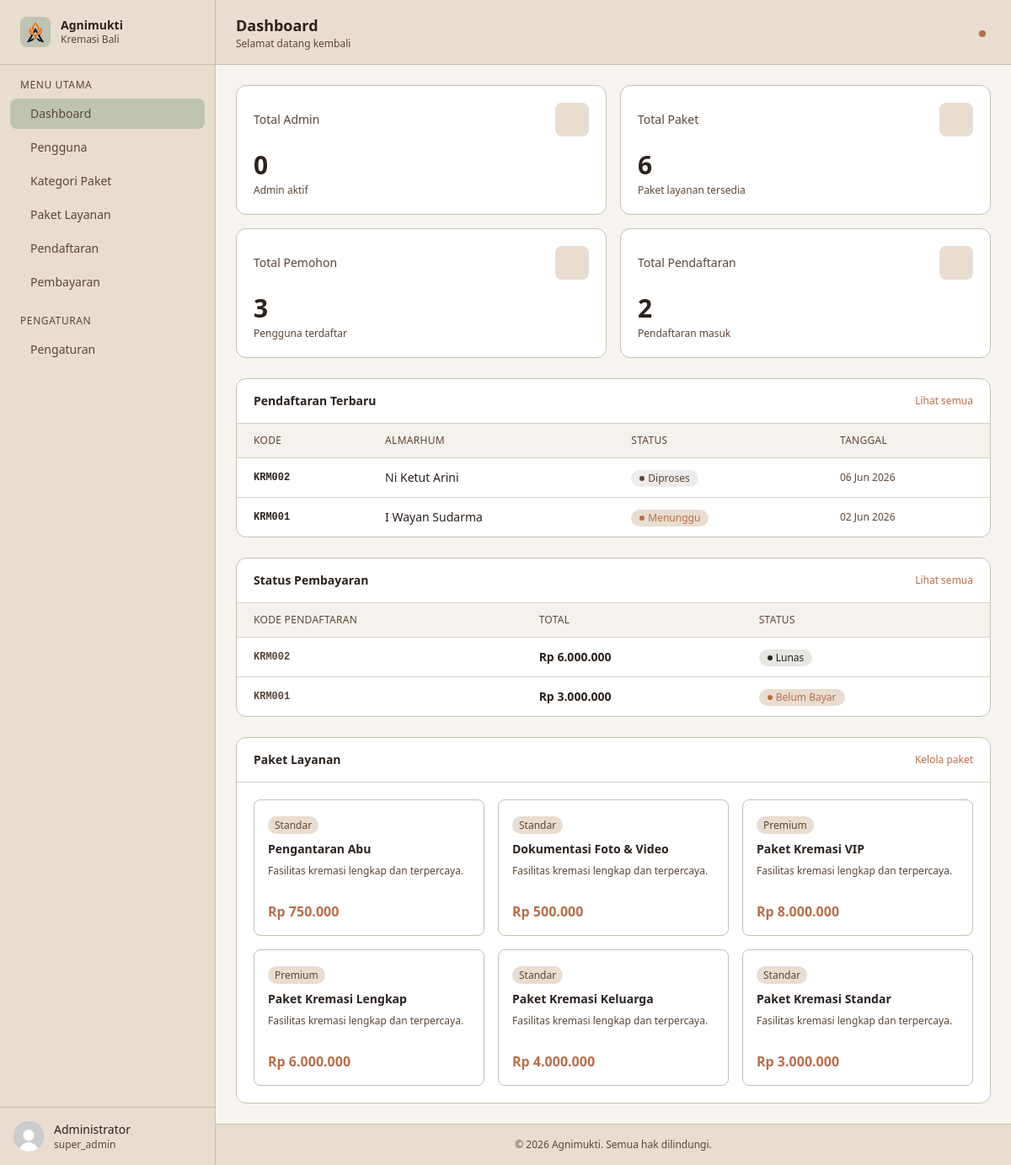
Page /admin (signed in) on the earlier database version.
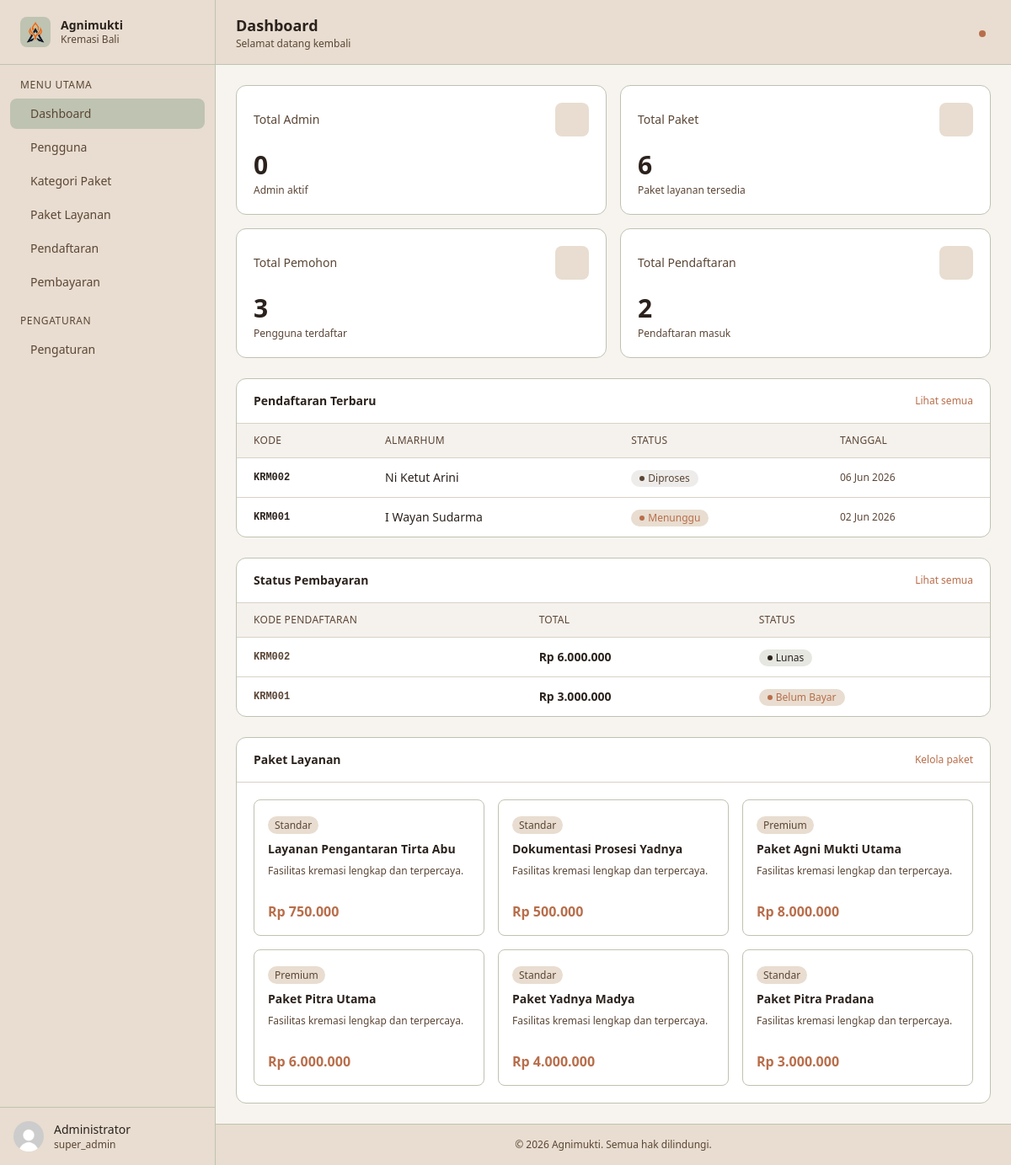
Same page on the later database version.
### tables this page shows
CREATE TABLE paket_layanan (
    id_paket INT AUTO_INCREMENT PRIMARY KEY,
    id_kategori INT NOT NULL,
    nama_paket VARCHAR(100) NOT NULL,
    harga DECIMAL(12,2) NOT NULL,
    fasilitas TEXT,
    created_at TIMESTAMP DEFAULT CURRENT_TIMESTAMP,

    CONSTRAINT fk_paket_kategori
    FOREIGN KEY (id_kategori)
    REFERENCES kategori_paket(id_kategori)
    ON UPDATE CASCADE
    ON DELETE RESTRICT
);

### config/Database.php (called while the page is built)
<?php
class Database {
    private $host = "localhost";
    private $username = "root";
    private $password = "";
    private $dbname   = "db_agnimukti";
    public function connect() {
        try {
            $pdo = new PDO(
                "mysql:host={$this->host};dbname={$this->dbname};charset=utf8mb4",
                $this->username,
                $this->password
            );
            $pdo->setAttribute(PDO::ATTR_ERRMODE, PDO::ERRMODE_EXCEPTION);
            return $pdo;
        } catch (PDOException $e) {
            die("Koneksi database gagal: " . $e->getMessage());
        }
    }
}
?>

### classes/Auth.php (called while the page is built, shortened)
<?php
require_once __DIR__ . '/../config/Database.php';
class Auth {
    public function checkLogin() {
    if (isset($_SESSION['user'])) {
        return [
            "status" => true,
            "message" => "User sudah login",
            "data" => $_SESSION['user']
        ];
    }
    return [
        "status" => false,
        "message" => "User belum login"
    ];
    }
}
?>

### classes/Users.php (called while the page is built, shortened)
<?php
require_once __DIR__ . '/../config/Database.php';
class Users {
    private $conn;
    public function __construct()
    {
        $database = new Database();
        $this->conn = $database->connect();
    }
    public function getAll() {
    $query = "SELECT * FROM users";
    $stmt = $this->conn->prepare($query);
    $stmt->execute();
    return $stmt->fetchAll(PDO::FETCH_ASSOC);
    }
}
?>

### classes/PaketLayanan.php (called while the page is built, shortened)
<?php
require_once __DIR__ . '/../config/Database.php';
class PaketLayanan
{
    private $conn;
    public function __construct()
    {
        $database = new Database();
        $this->conn = $database->connect();
    }
    public function getAll()
    {
        $sql = "SELECT
                    p.id_paket,
                    p.id_kategori,
                    k.nama_kategori,
                    p.nama_paket,
                    p.harga,
                    p.fasilitas
                FROM paket_layanan p
                JOIN kategori_paket k
                    ON p.id_kategori = k.id_kategori
                ORDER BY p.id_paket DESC";
        $stmt = $this->conn->prepare($sql);
        $stmt->execute();
        return $stmt->fetchAll(PDO::FETCH_ASSOC);
    }
}

### public/admin/pages/dashboard.php (the view, shortened to what the changed rows need)
<?php
require_once __DIR__ . '/../../../classes/Users.php';
require_once __DIR__ . '/../../../classes/PaketLayanan.php';
$userModel = new Users();
$paketModel = new PaketLayanan();
$listUser = $userModel->getAll();
$listPaket = $paketModel->getAll();
?>
<header class="bg-[#E8DDD0] border-b border-[#BFC3B1] px-6 py-4 flex items-center justify-between sticky top-0 z-30">
    <div>
        <h1 class="text-lg font-semibold text-[#2B221D]">Dashboard</h1>
    </div>
</header>
<main class="flex-1 p-6 space-y-6 bg-[#F5F1EC]/30">
    <div class="grid grid-cols-1 xl:grid-cols-2 gap-6">
        <div class="bg-white rounded-xl border border-[#BFC3B1]">
            <div class="px-5 py-4 border-b border-[#D8D2C6] flex items-center justify-between">
                <h2 class="text-sm font-semibold text-[#2B221D]">Pendaftaran Terbaru</h2>
            </div>
            <div class="overflow-x-auto">
                <table class="w-full text-sm">
                    <thead>
                        <tr class="bg-[#F5F1EC] text-left text-xs text-[#5B4636] uppercase tracking-wide border-b border-[#D8D2C6]">
                            <th class="px-5 py-3 font-medium">Kode</th>
                            <th class="px-5 py-3 font-medium">Almarhum</th>
                            <th class="px-5 py-3 font-medium">Status</th>
                            <th class="px-5 py-3 font-medium">Tanggal</th>
                        </tr>
                    </thead>
                </table>
            </div>
        </div>
        <div class="bg-white rounded-xl border border-[#BFC3B1]">
            <div class="px-5 py-4 border-b border-[#D8D2C6] flex items-center justify-between">
                <h2 class="text-sm font-semibold text-[#2B221D]">Status Pembayaran</h2>
            </div>
            <div class="overflow-x-auto">
                <table class="w-full text-sm">
                    <thead>
                        <tr class="bg-[#F5F1EC] text-left text-xs text-[#5B4636] uppercase tracking-wide border-b border-[#D8D2C6]">
                            <th class="px-5 py-3 font-medium">Kode Pendaftaran</th>
                            <th class="px-5 py-3 font-medium">Total</th>
                            <th class="px-5 py-3 font-medium">Status</th>
                        </tr>
                    </thead>
                </table>
            </div>
        </div>
    </div>
    <?php if (($authUser['data']['role'] ?? '') === 'super_admin'): ?>
        <div class="bg-white rounded-xl border border-[#BFC3B1]">
            <div class="px-5 py-4 border-b border-[#D8D2C6] flex items-center justify-between">
                <h2 class="text-sm font-semibold text-[#2B221D]">Paket Layanan</h2>
            </div>
            <div class="grid grid-cols-1 sm:grid-cols-2 lg:grid-cols-3 gap-4 p-5">
                <?php if(empty($listPaket)): ?>
                    <p class="text-xs text-[#5B4636] col-span-full text-center py-4">Belum ada paket layanan terdaftar di database.</p>
                <?php else: ?>
                    <?php foreach($listPaket as $paket): ?>
                    <div class="bg-white border border-[#BFC3B1] rounded-lg p-4 hover:border-[#B86E4B] transition-all hover:shadow-sm">
                        <div class="flex items-start justify-between mb-2">
                            <div>
                                <span class="text-xs font-medium bg-[#E8DDD0] text-[#5B4636] px-2 py-0.5 rounded-full">
                                    <?= ($paket['harga'] >= 5000000) ? 'Premium' : 'Standar'; ?>
                                </span>
                                <p class="text-sm font-semibold text-[#2B221D] mt-2"><?= htmlspecialchars($paket['nama_paket']); ?></p>
                            </div>
                        </div>
                        <p class="text-xs text-[#5B4636] mb-3 line-clamp-2 h-8"><?= htmlspecialchars($paket['deskripsi'] ?? 'Fasilitas kremasi lengkap dan terpercaya.'); ?></p>
                        <p class="text-base font-bold text-[#B86E4B]">Rp <?= number_format($paket['harga'], 0, ',', '.'); ?></p>
                    </div>
                    <?php endforeach; ?>
                <?php endif; ?>
            </div>
        </div>
    <?php endif; ?>
</main>

Differences in the rows shown:
changed paket_layanan: nama_paket "Pengantaran Abu" → "Layanan Pengantaran Tirta Abu"
changed paket_layanan: nama_paket "Dokumentasi Foto & Video" → "Dokumentasi Prosesi Yadnya"
changed paket_layanan: nama_paket "Paket Kremasi VIP" → "Paket Agni Mukti Utama"
changed paket_layanan: nama_paket "Paket Kremasi Lengkap" → "Paket Pitra Utama"
changed paket_layanan: nama_paket "Paket Kremasi Keluarga" → "Paket Yadnya Madya"
changed paket_layanan: nama_paket "Paket Kremasi Standar" → "Paket Pitra Pradana"
